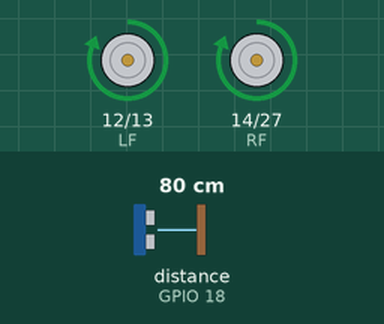
This sketch was run on a simulated ESP32. Parts: motor-driver pin pairs drawn as motors (green arrow = first pin HIGH = forward, orange = second pin HIGH = backward, longer = more drive). Wiring (from diagram.json): ultrasonic range finder: trigger GPIO 5; echo GPIO 18. The inputs (shaded band) are chosen by the test bench; at power-on: distance to the obstacle (sensor on GPIO 18) 80 cm. The echo pulse lasts 58.3 µs per cm.

Above: at 1.2 s.
1.3 s: distance to the obstacle (sensor on GPIO 18) set to 35 cm
2.8 s: distance to the obstacle (sensor on GPIO 18) set to 29 cm
At 3.4 s:
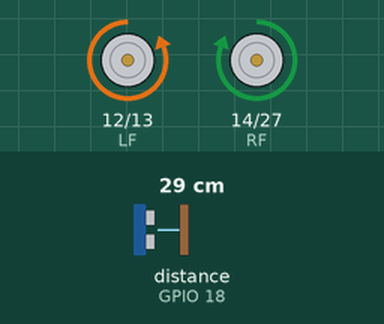
5.8 s: distance to the obstacle (sensor on GPIO 18) set to 19 cm
8.8 s: distance to the obstacle (sensor on GPIO 18) set to 15 cm
11.8 s: distance to the obstacle (sensor on GPIO 18) set to 18 cm
14.8 s: distance to the obstacle (sensor on GPIO 18) set to 2 cm
At 16.2 s:
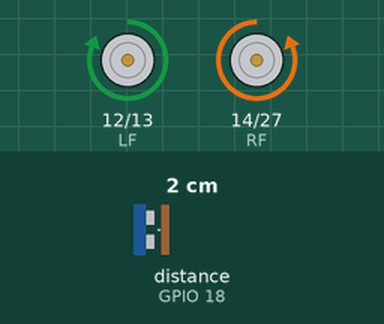
Timing chart, 0 to 18.8 s (numbered marks = the images above; inputs shaded):
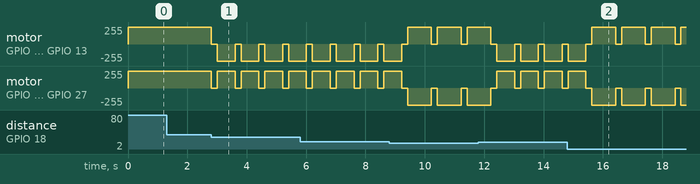

The sketch:

sketch.ino
```cpp
#define TRIG_PIN 5
#define ECHO_PIN 18


#define LF 12
#define LB 13
#define RF 14
#define RB 27

long duration;
int distance;
void setup() {
  // put your setup code here, to run once:
  Serial.begin(115200);
  pinMode(TRIG_PIN, OUTPUT);
  pinMode(ECHO_PIN, INPUT);

  pinMode(LF, OUTPUT);
   pinMode(LB, OUTPUT);
    pinMode(RF, OUTPUT);
     pinMode(RB, OUTPUT);
}

int get_distance(){
  digitalWrite(TRIG_PIN, LOW);
  delayMicroseconds(2);

digitalWrite(TRIG_PIN, HIGH);
delayMicroseconds(10);
digitalWrite(TRIG_PIN, LOW);

duration = pulseIn(ECHO_PIN, HIGH,30000);
distance = duration * 0.034/2;

return distance;

}
void forward(){
digitalWrite(LF, HIGH);
digitalWrite(RF, HIGH);
digitalWrite(LB, LOW );
digitalWrite(RB, LOW);

}
void stop_robot (){
digitalWrite(LF, LOW);
digitalWrite(RF, LOW);
digitalWrite(LB, LOW );
digitalWrite(RB, LOW);
}
void left(){
digitalWrite(LF, LOW);
digitalWrite(RF, HIGH);
digitalWrite(LB, HIGH );
digitalWrite(RB, LOW);

}
void right(){
digitalWrite(LF, HIGH);
digitalWrite(RF, LOW);
digitalWrite(LB, LOW );
digitalWrite(RB, HIGH);
}

void loop() {
  int d = get_distance();

  if(d>30){
    forward();
  }
  else if(d>15 && d <= 30){
    stop_robot();
    delay(200);
    left();
    delay(500);
  }else{

  stop_robot();
    delay(200);
    right();
    delay(700);

  }

  delay(100);
}
```

Measured:
- the behaviour switches between 32 and 31 cm on distance to the obstacle (sensor on GPIO 18) (found by bisection; images 0 and 1)
- after the input at 1.3 s, every drawn part: stays the same
- after the input at 2.8 s, motor on GPIO 12 (LF) / GPIO 13 (LB): alternates backward 255/255 for 0.60 s and stopped for 0.20 s, starting at once; motor on GPIO 14 (RF) / GPIO 27 (RB): alternates forward 255/255 for 0.60 s and stopped for 0.20 s, starting at once
